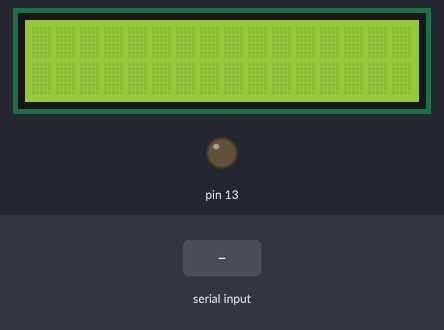
Bench run of a sketch on a simulated Arduino Uno, built with avr-gcc and run on an emulated ATmega328P. Shown: 16×2 character LCD, output pins drawn as LEDs (lit = HIGH). Inputs (shaded band) come from the test bench. What the sketch prints to the serial monitor is not drawn.

Above: at 1.2 s.
1.3 s: "1" received over the second serial link
At 3.2 s:
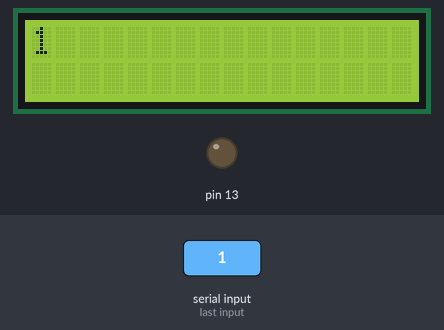
3.5 s: "0" received over the second serial link
At 4.9 s:
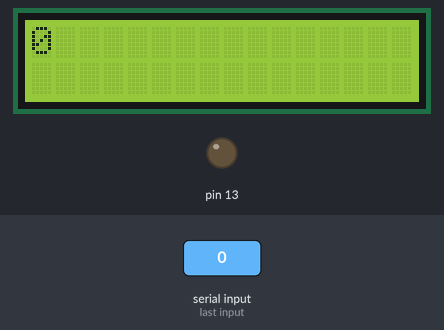
5.5 s: "2" received over the second serial link
At 6.6 s:
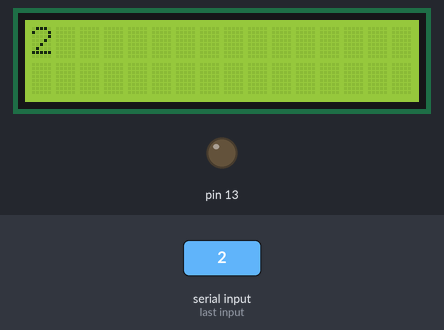
Timing chart, 0 to 8.5 s (numbered marks = the images above; inputs shaded):
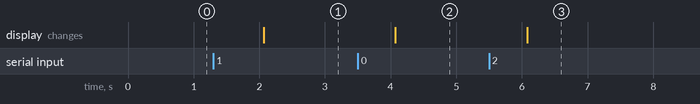

Measured:
- after the input at 1.3 s, the display: changes after 0.77 s (image 1)
- after the input at 3.5 s, the display: changes after 0.57 s (image 2)
- after the input at 5.5 s, the display: changes after 0.58 s (image 3)

The sketch:

xbee_to_lcd.ino
```cpp
/*********************

Example code for the Adafruit RGB Character LCD Shield and Library

This code displays text on the shield, and also reads the buttons on the keypad.
When a button is pressed, the backlight changes color.

**********************/

// include the library code:
#include <Wire.h>
#include <Adafruit_RGBLCDShield.h>
#include <utility/Adafruit_MCP23017.h>
#include <SoftwareSerial.h>


// The shield uses the I2C SCL and SDA pins. On classic Arduinos
// this is Analog 4 and 5 so you can't use those for analogRead() anymore
// However, you can connect other I2C sensors to the I2C bus and share
// the I2C bus.
//Adafruit_RGBLCDShield lcd = Adafruit_RGBLCDShield();

SoftwareSerial mySerial =  SoftwareSerial(2,3);
Adafruit_RGBLCDShield lcd = Adafruit_RGBLCDShield();

void setup() {
  pinMode(13, OUTPUT);
  mySerial.begin(9600);
  // Debugging output
  Serial.begin(9600);
  // set up the LCD's number of columns and rows:
  lcd.begin(16, 2);

}

uint8_t i=0;
void loop() {
  if (mySerial.available()) {
    lcd.clear();
    lcd.setCursor(0,0);
  }
  while (mySerial.available()) {
    char in =(char)mySerial.read();
    Serial.print(in);
    lcd.print(in);
  }
  delay(1000);
}
```
